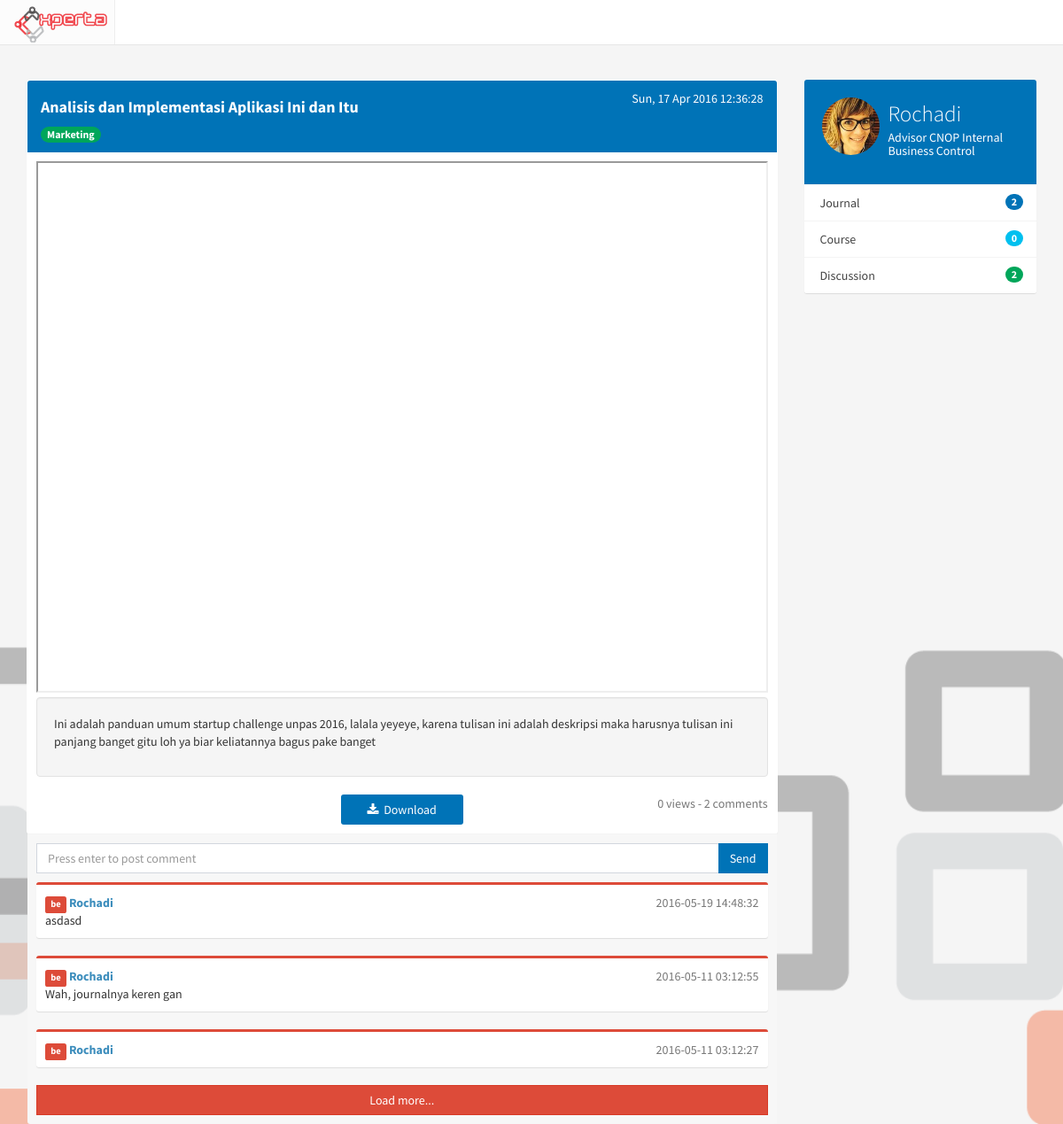
The page /journal/view/2 on the database as committed earlier.
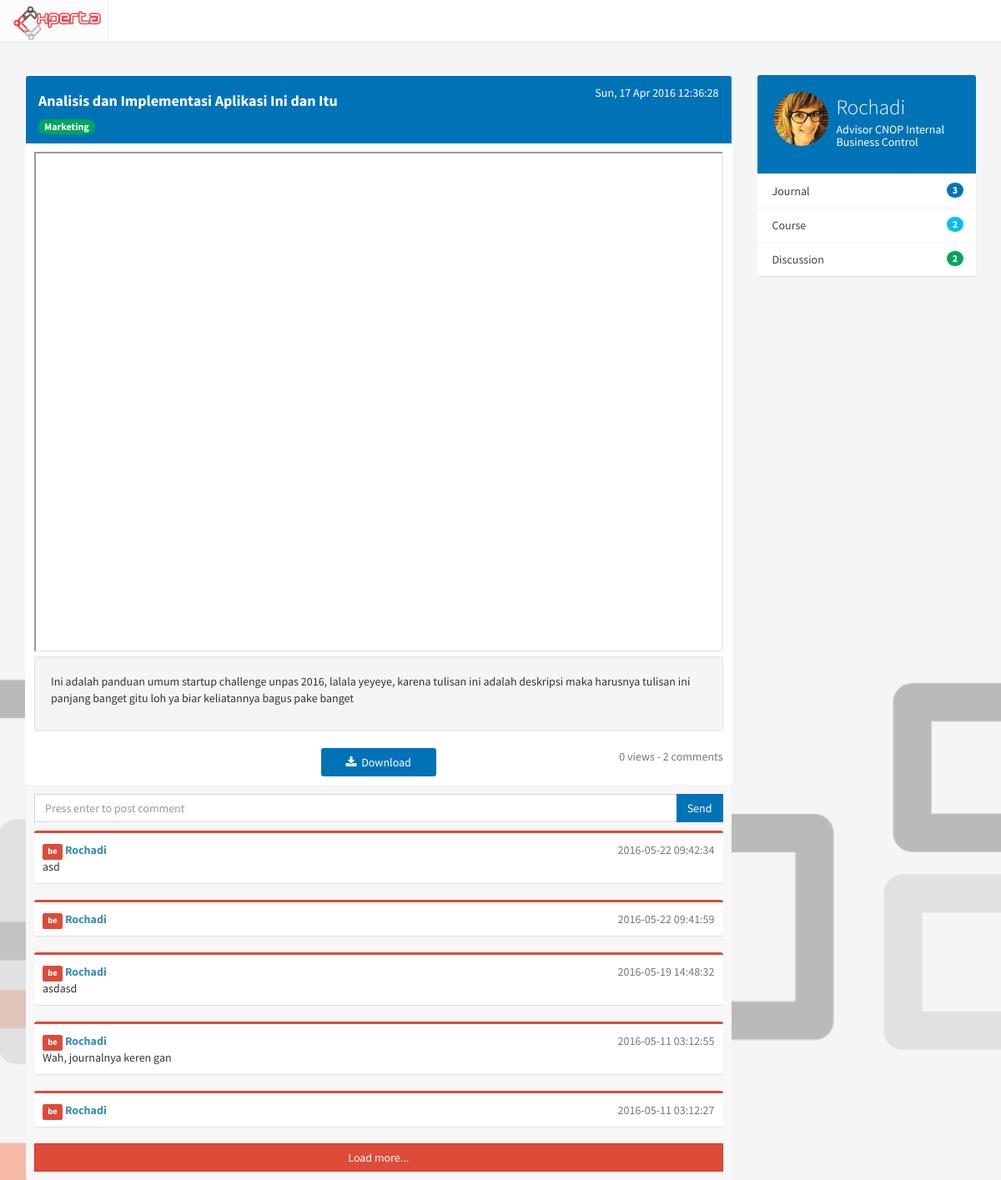
The same page on the database as committed later.
### tables this page shows
CREATE TABLE `journal_comment` (
  `id_comment` int(11) NOT NULL,
  `id_journal` int(11) NOT NULL,
  `id_user` int(11) NOT NULL,
  `content` text NOT NULL,
  `created_at` timestamp NULL DEFAULT CURRENT_TIMESTAMP
);

CREATE TABLE `profile` (
  `id_profile` int(11) NOT NULL,
  `NIK` varchar(50) NOT NULL,
  `id_user` int(11) NOT NULL,
  `fullname` varchar(255) NOT NULL,
  `birthdate` date DEFAULT NULL,
  `gender` enum('M','F') DEFAULT NULL,
  `id_expert` int(11) DEFAULT NULL,
  `point` int(11) NOT NULL DEFAULT '0',
  `pic` varchar(500) DEFAULT 'default.jpeg',
  `updated_at` timestamp NOT NULL DEFAULT CURRENT_TIMESTAMP ON UPDATE CURRENT_TIMESTAMP,
  `login` int(11) NOT NULL DEFAULT '0'
);

### application/controllers/Journal.php (called while the page is built, shortened)
<?php
class Journal extends CI_Controller
{
	function __construct(){
			$this->load->model("Journal_model");
		}
	public function view($id_journal, $comment_page=1){
		$comment_page--;
		$data['journal'] = $this->Journal_model->viewjournal($id_journal);
		$data['title'] = $data['journal'][0]->title." | Journal";
		$data['comment'] = $this->Journal_model->getcomment($id_journal, $comment_page);
		$data['count'] = array(
						'journal' => $this->General_model->getjournalcount($data['journal'][0]->id_user),
						'course' => $this->General_model->getcoursecount($data['journal'][0]->id_user),
						'discussion' => $this->General_model->getdiscussioncount($data['journal'][0]->id_user)
						);
		$this->load->view('journal/journal_view',$data);
	}
}

### index.php (called while the page is built, shortened)
<?php
require_once BASEPATH.'core/CodeIgniter.php';

### application/models/Journal_model.php (called while the page is built, shortened)
<?php
class Journal_model extends CI_Model
{
	function viewjournal($id){
		return $this->db->query("SELECT title, fullname, description, id_journal, user.id_user, expert_name, directorate_name, created_at, file, views
			FROM journal, directorate, user, profile, expert
			WHERE journal.id_directorate = directorate.id_directorate
				AND journal.id_journal = '$id'
				AND user.id_user = journal.id_user
				AND profile.id_expert = expert.id_expert
		")->result();
	}
	function getcomment($id,$page){
		return $this->db->query("SELECT * FROM journal_comment, user, profile, level
			WHERE journal_comment.id_journal = '$id'
				AND journal_comment.id_user = user.id_user
				AND user.id_user = profile.id_user
				AND user.id_level = level.id_level
			ORDER BY id_comment DESC
			LIMIT $page,15
			")->result();
	}
}

### application/views/journal/journal_view.php (the view, shortened to what the changed rows need)
<?php include '/application/views/header.php' ?>
	<div class="container">
		<div class="row">
			<div class="col-md-9 isi ">
              <div class="panel">
                <div class="box-footer col-md-12 komentar-badan">
                  <form action="<?php echo site_url('journal/post_comment/'.$journal[0]->id_journal) ?>" method="post">
                  	<div class="input-group send-comment">
                  	</div>
                  </form>
                  <?php $i = 0; ?>
                  <?php foreach ($comment as $komentar): ?>
                    <?php if ($komentar->level_name == 'be'): ?>
                      <div class="comment-text komentar box box-danger">
                        <span class="username">
                          <span class="text-muted pull-right"><?php echo $komentar->created_at ?></span>
                          <small class="label bg-red">be</small>
                          <strong><a href=""> <?php echo $komentar->fullname ?></a></strong><br>
                        </span>
                        <?php echo $komentar->content ?>
                      </div>
                    <?php endif ?>
                    <?php $i++ ?>
                  <?php endforeach ?>
                  <?php if ($i): ?>
                    <button class="btn btn-danger btn-block btn-flat" id="load-comment">Load more...</button>
                  <?php endif ?>
                </div>
              </div>
			</div>
			<div class="col-md-3 isi">
              <div class="box box-widget widget-user-2">
                <div class="box-footer no-padding">
                  <ul class="nav nav-stacked">
                    <li><a href="#">Journal <span class="pull-right badge bg-blue"><?php echo $count['journal'] ?></span></a></li>
                    <li><a href="#">Course <span class="pull-right badge bg-aqua"><?php echo $count['course'] ?></span></a></li>
                  </ul>
                </div>
              </div>
            </div>
		</div>
	</div>

Rows that differ between the two databases and show on the page:
added journal_comment: created_at "2016-05-22 09:42:34", profile.fullname "Rochadi", content "asd"
added journal_comment: created_at "2016-05-22 09:41:59", profile.fullname "Rochadi"
Other text that changed with them:
$count['journal']: "2" → "3"
$count['course']: "0" → "2"
